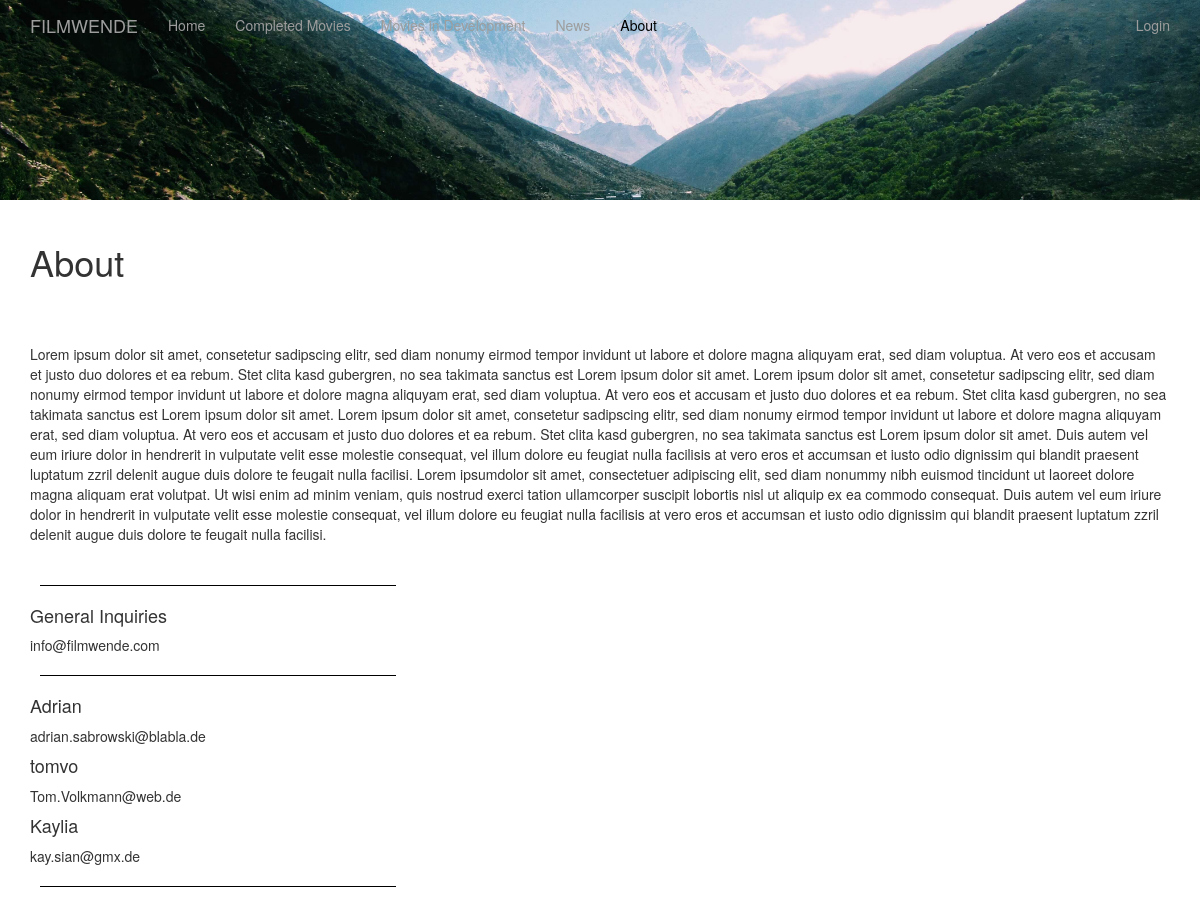
Before: /about with the older database file.
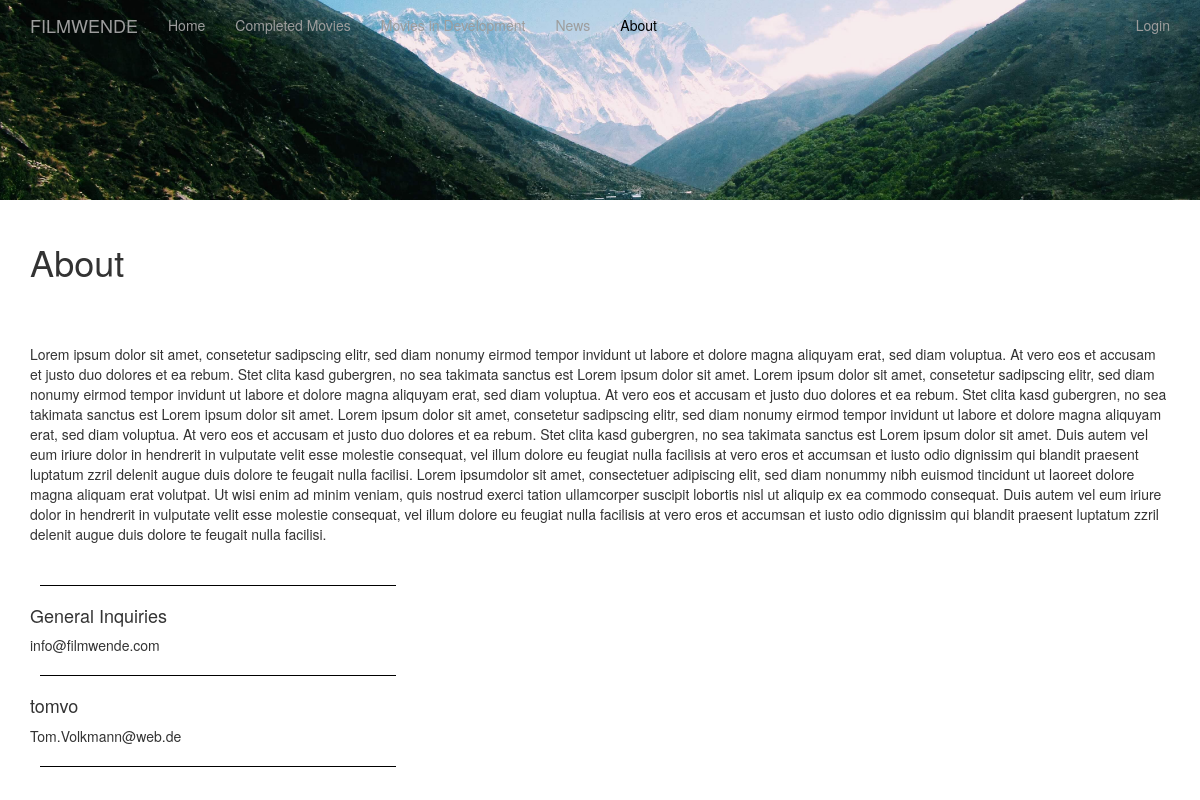
After: the same page with the newer database file.
### app/models.py (models this page shows, shortened)
class User(UserMixin, db.Model):
    id = db.Column(db.Integer, primary_key=True)
    username = db.Column(db.String(64), index=True, unique=True)
    email = db.Column(db.String(120), index=True, unique=True)
    password_hash = db.Column(db.String(128))
    posts = db.relationship('Post', backref='author', lazy='dynamic')
    isInAbout = db.Column(db.Integer)
    def get_about():
        users = []
        for user in User.query.filter(User.isInAbout == 1).all():
            usern_arr = user.username.split()
            if str(usern_arr[0]) != "General":
                user_obj = {
                    "username" : user.username,
                    "email" : user.email
                }
                users.append(user_obj)
        return users
    def get_general():
        users = User.query.all()
        for user in User.query.all():
            usern_arr = user.username.split()
            if str(usern_arr[0]) == "General":
                user_obj = {
                    "username" : user.username,
                    "email" : user.email
                }
            else:
                user_obj = {
                    "username" : "",
                    "email" : ""
                }
        return user_obj

### app/routes.py (the view)
@app.route('/about')
def about():
    about_users = User.get_about()
    general = User.get_general()
    designImage = DesignImage.query.filter_by(section="about", current=1).first()
    with open('app\static\\about\About.txt', 'r') as file:
        data = file.read()
    return render_template('about.html', designImage=designImage, about_users=about_users, general=general, data=data)

### app/templates/about.html
{% extends "base.html" %}
{% block content %}
<div class="row">
  <img id="header" src="{{designImage.image_url}}" alt="My image"/>
  <div class="col-md-3"></div>
</div>
<div class="container">
  <div class="col"><hr></div>
  <h1>About</h1>
  <div class="col"><hr></div>
  <div class="col"><hr></div>
    <p> {{data}} </p>
  <div class="col"><hr></div>
  <div class="col see"><hr></div>
  <h4>{{general.username}}</h4>
  <p>{{general.email}}</p>
  <div class="col see"><hr></div>
  {% if about_users | length > 0 %}
  {%for user in about_users%}
    <h4>{{user.username}}</h4>
    <p>{{user.email}}</p>
  {%endfor%}
  {%else%}
    <i>No user yet.</i>
  {%endif%}
  <div class="col see"><hr></div>
</div>
{%endblock%}

Changed rows visible on the page:
no longer on this page (row edited): User: username "Adrian", email "adrian.sabrowski@blabla.de"
no longer on this page (row edited): User: username "Kaylia", email "kay.sian@gmx.de"
